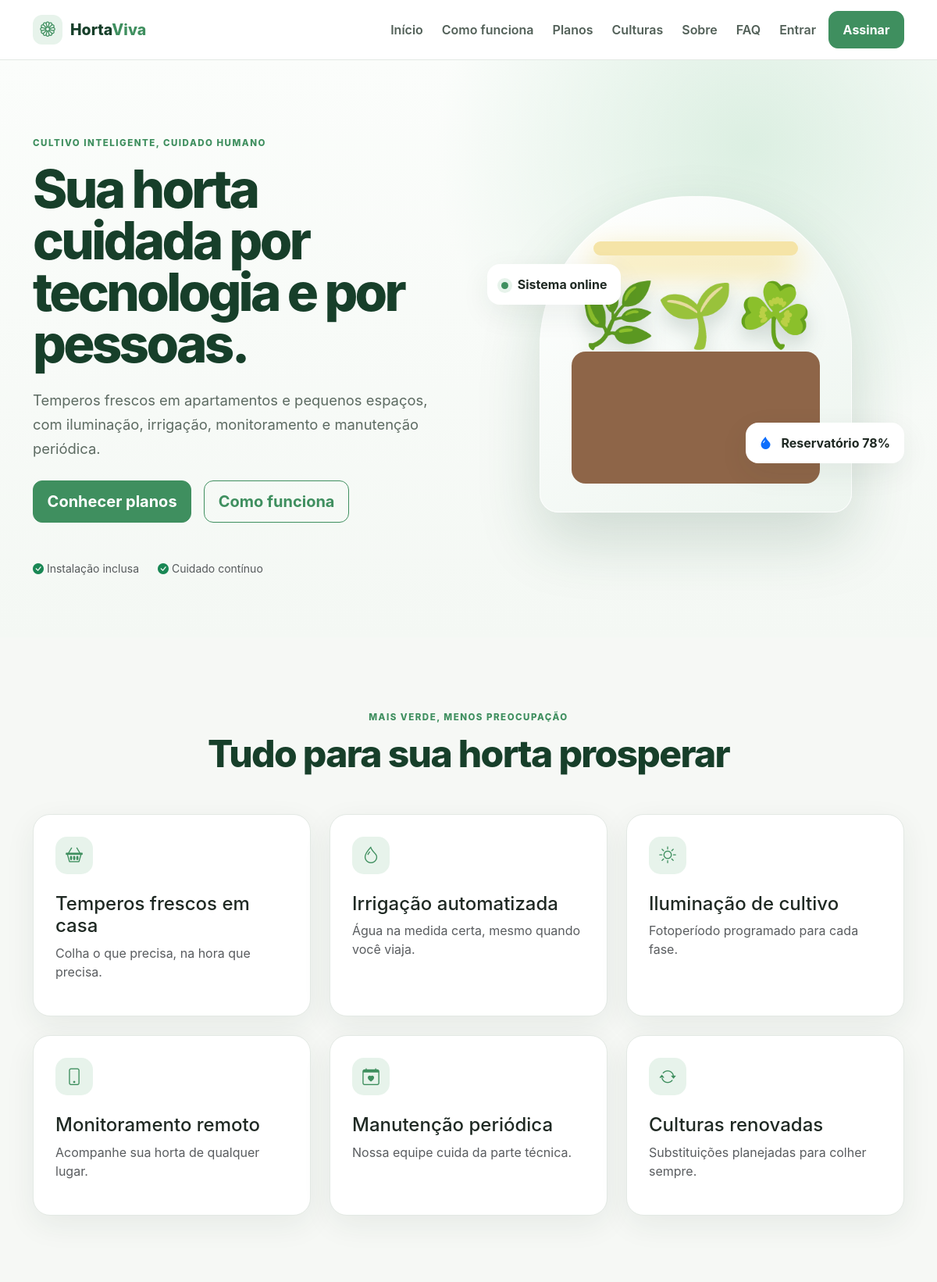
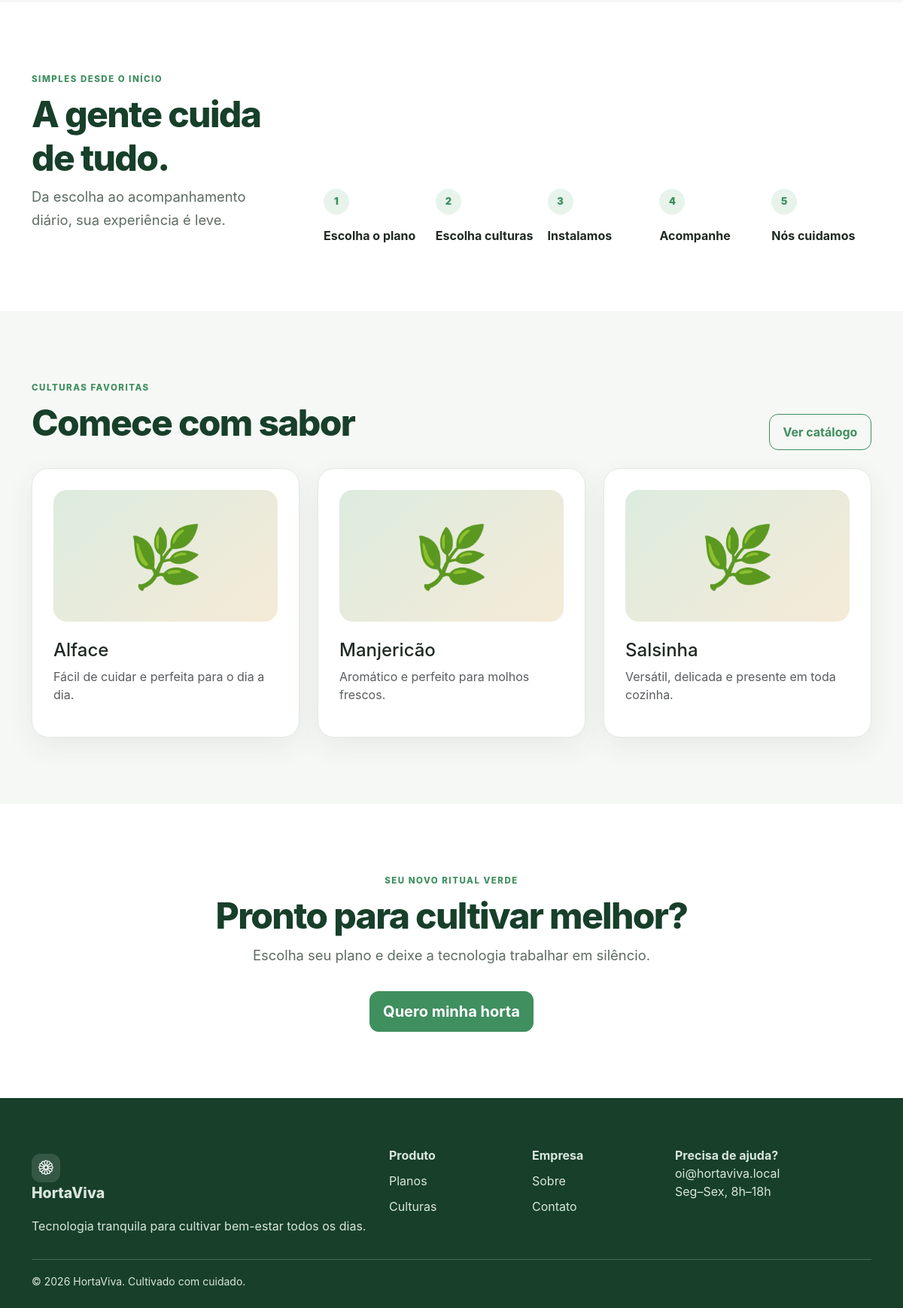
The page / on the database its author committed (2 pictures, top to bottom).
### crops/models.py (models this page shows, shortened)
class Crop(BaseModel):
    common_name = models.CharField(max_length=120)
    scientific_name = models.CharField(max_length=180, blank=True)
    code = models.SlugField(unique=True)
    description = models.TextField(blank=True)
    difficulty = models.CharField(max_length=30, default="Fácil")
    light_requirement = models.CharField(max_length=80, blank=True)
    uses = models.TextField(blank=True)
    is_available = models.BooleanField(default=True)

### core/views.py (the view)
# urls.py: 2. Add a URL to urlpatterns:  path('', views.home, name='home')
def home(request):
    return render(request, "public/home.html", {"plans": PlanVersion.objects.filter(plan__is_active=True).select_related("plan").order_by("price_cents")[:3], "crops": Crop.objects.filter(is_available=True)[:3]})

### templates/public/home.html (shortened to what this page needs)
{% extends 'base.html' %}{% block title %}HortaViva — Horta inteligente por assinatura{% endblock %}{% block public_content %}
<section class="hero"><div class="container"><div class="row align-items-center g-5"><div class="col-lg-6"><span class="eyebrow">Cultivo inteligente, cuidado humano</span><h1 class="display-title mt-3">Sua horta cuidada por tecnologia e por pessoas.</h1><p class="lead-soft mt-4">Temperos frescos em apartamentos e pequenos espaços, com iluminação, irrigação, monitoramento e manutenção periódica.</p><div class="d-flex gap-3 flex-wrap mt-4"><a class="btn btn-brand btn-lg" href="{% url 'plans' %}">Conhecer planos</a><a class="btn btn-outline-brand btn-lg" href="{% url 'how-it-works' %}">Como funciona</a></div><div class="d-flex gap-4 mt-5 text-muted small"><span><i class="bi bi-check-circle-fill text-success"></i> Instalação inclusa</span><span><i class="bi bi-check-circle-fill text-success"></i> Cuidado contínuo</span></div></div><div class="col-lg-6"><div class="hero-garden"><div class="garden-frame"><div class="grow-light"></div><div class="plants"><span class="plant">🌿</span><span class="plant">🌱</span><span class="plant">☘️</span></div><div class="garden-shelf"></div></div><div class="float-card one"><span class="status-dot me-2"></span> Sistema online</div><div class="float-card two"><i class="bi bi-droplet-fill text-primary me-2"></i> Reservatório 78%</div></div></div></div></div></section>
<section class="section"><div class="container"><div class="text-center mb-5"><span class="eyebrow">Mais verde, menos preocupação</span><h2 class="section-title mt-2">Tudo para sua horta prosperar</h2></div><div class="row g-4">{% for icon,title,text in benefits %}{% endfor %}<div class="col-md-6 col-lg-4"><div class="soft-card"><div class="icon-box"><i class="bi bi-basket2"></i></div><h4 class="mt-4">Temperos frescos em casa</h4><p class="text-muted">Colha o que precisa, na hora que precisa.</p></div></div><div class="col-md-6 col-lg-4"><div class="soft-card"><div class="icon-box"><i class="bi bi-droplet"></i></div><h4 class="mt-4">Irrigação automatizada</h4><p class="text-muted">Água na medida certa, mesmo quando você viaja.</p></div></div><div class="col-md-6 col-lg-4"><div class="soft-card"><div class="icon-box"><i class="bi bi-brightness-high"></i></div><h4 class="mt-4">Iluminação de cultivo</h4><p class="text-muted">Fotoperíodo programado para cada fase.</p></div></div><div class="col-md-6 col-lg-4"><div class="soft-card"><div class="icon-box"><i class="bi bi-phone"></i></div><h4 class="mt-4">Monitoramento remoto</h4><p class="text-muted">Acompanhe sua horta de qualquer lugar.</p></div></div><div class="col-md-6 col-lg-4"><div class="soft-card"><div class="icon-box"><i class="bi bi-calendar-heart"></i></div><h4 class="mt-4">Manutenção periódica</h4><p class="text-muted">Nossa equipe cuida da parte técnica.</p></div></div><div class="col-md-6 col-lg-4"><div class="soft-card"><div class="icon-box"><i class="bi bi-arrow-repeat"></i></div><h4 class="mt-4">Culturas renovadas</h4><p class="text-muted">Substituições planejadas para colher sempre.</p></div></div></div></div></section>
<section class="section bg-white"><div class="container"><div class="row g-5 align-items-end"><div class="col-lg-4"><span class="eyebrow">Simples desde o início</span><h2 class="section-title mt-2">A gente cuida de tudo.</h2><p class="lead-soft">Da escolha ao acompanhamento diário, sua experiência é leve.</p></div><div class="col-lg-8"><div class="row g-3">{% for label in "Escolha seu plano,Escolha suas culturas,Instalamos sua horta,Acompanhe pelo app,Nós cuidamos da manutenção" %}{% endfor %}<div class="col-md"><div class="step-number">1</div><strong class="d-block mt-3">Escolha o plano</strong></div><div class="col-md"><div class="step-number">2</div><strong class="d-block mt-3">Escolha culturas</strong></div><div class="col-md"><div class="step-number">3</div><strong class="d-block mt-3">Instalamos</strong></div><div class="col-md"><div class="step-number">4</div><strong class="d-block mt-3">Acompanhe</strong></div><div class="col-md"><div class="step-number">5</div><strong class="d-block mt-3">Nós cuidamos</strong></div></div></div></div></div></section>
<section class="section"><div class="container"><div class="d-flex justify-content-between align-items-end mb-4"><div><span class="eyebrow">Culturas favoritas</span><h2 class="section-title mt-2">Comece com sabor</h2></div><a href="{% url 'crop-catalog' %}" class="btn btn-outline-brand">Ver catálogo</a></div><div class="row g-4">{% for crop in crops %}<div class="col-md-4"><a class="soft-card d-block" href="{% url 'crop-detail' crop.code %}"><div class="crop-visual">🌿</div><h4 class="mt-4">{{ crop.common_name }}</h4><p class="text-muted">{{ crop.description|default:'Fácil de cuidar e perfeita para o dia a dia.'|truncatechars:95 }}</p></a></div>{% endfor %}</div></div></section>
<section class="section bg-white"><div class="container text-center"><span class="eyebrow">Seu novo ritual verde</span><h2 class="section-title mt-2">Pronto para cultivar melhor?</h2><p class="lead-soft mx-auto">Escolha seu plano e deixe a tecnologia trabalhar em silêncio.</p><a class="btn btn-brand btn-lg mt-3" href="{% url 'signup' %}">Quero minha horta</a></div></section>{% endblock %}

### static/css/app.css (style rules this page uses)
:root { --green-dark:#173f2a;--green:#3f8f5f;--green-deep:#286a45;--green-light:#e7f3eb;--green-pale:#f0f7f2;--background:#f6f8f5;--surface:#fff;--text:#1f2923;--muted:#758079;--warning:#d99a2b;--danger:#c94a4a;--border:#e3e9e4;--radius:22px;--shadow:0 12px 38px rgba(23,63,42,.07) }
* { box-sizing:border-box }
body { font-family:Inter,ui-sans-serif,system-ui,-apple-system,"Segoe UI",sans-serif;color:var(--text);background:var(--background) }
a { text-decoration:none;color:inherit }
.btn { border-radius:12px;font-weight:700;padding:.7rem 1.1rem }
.btn-brand { background:var(--green);border-color:var(--green);color:#fff }
.btn-outline-brand { border:1px solid var(--green);color:var(--green) }
.eyebrow { font-size:.72rem;letter-spacing:.13em;text-transform:uppercase;color:var(--green);font-weight:800 }
.hero { padding:92px 0 78px;background:radial-gradient(circle at 80% 15%,#dcefe2 0,transparent 35%),linear-gradient(180deg,#fbfdfb,#f4f8f4) }
.display-title { font-size:clamp(2.7rem,5.6vw,5.4rem);line-height:.98;letter-spacing:-.055em;color:var(--green-dark);font-weight:800 }
.lead-soft { font-size:1.15rem;line-height:1.7;color:#5d6b62;max-width:650px }
.hero-garden { min-height:480px;position:relative;display:grid;place-items:center }
.garden-frame { width:min(400px,95%);height:405px;background:linear-gradient(145deg,#fff,#edf5ef);border-radius:48% 48% 24px 24px;box-shadow:0 35px 80px rgba(30,85,52,.18);position:relative;overflow:hidden;border:1px solid rgba(255,255,255,.8) }
.grow-light { position:absolute;left:17%;right:17%;top:14%;height:18px;background:#f5e4a7;border-radius:12px;box-shadow:0 18px 40px #f6d76b }
.garden-shelf { position:absolute;left:10%;right:10%;bottom:9%;height:42%;background:#8e6548;border-radius:18px }
.plants { position:absolute;left:12%;right:12%;bottom:48%;display:flex;justify-content:space-around }
.plant { font-size:5rem;filter:drop-shadow(0 12px 12px rgba(23,63,42,.18)) }
.float-card { position:absolute;background:#fff;padding:14px 18px;border-radius:16px;box-shadow:var(--shadow);font-weight:700 }
.float-card.one { left:0;top:26% }
.float-card.two { right:0;bottom:21% }
.section { padding:88px 0 }
.section-title { font-size:clamp(2rem,4vw,3.3rem);letter-spacing:-.035em;color:var(--green-dark);font-weight:800 }
.soft-card,.metric-card,.content-card { background:var(--surface);border:1px solid var(--border);border-radius:var(--radius);box-shadow:var(--shadow) }
.soft-card { padding:28px;height:100% }
.icon-box { width:48px;height:48px;display:grid;place-items:center;border-radius:15px;background:var(--green-light);color:var(--green);font-size:1.35rem }
.step-number { font-size:.8rem;font-weight:900;color:var(--green);background:var(--green-light);width:34px;height:34px;border-radius:50%;display:grid;place-items:center }
.crop-visual { height:175px;border-radius:18px;background:linear-gradient(140deg,#dcecdf,#f5ead7);display:grid;place-items:center;font-size:5rem }
.status-dot { display:inline-block;width:9px;height:9px;border-radius:50%;background:var(--green);box-shadow:0 0 0 5px var(--green-light) }

### rows shown on the page
Crop: common_name "Alface", description "Fácil de cuidar e perfeita para o dia a dia."
Crop: common_name "Manjericão", description "Aromático e perfeito para molhos frescos."
Crop: common_name "Salsinha", description "Versátil, delicada e presente em toda cozinha."
